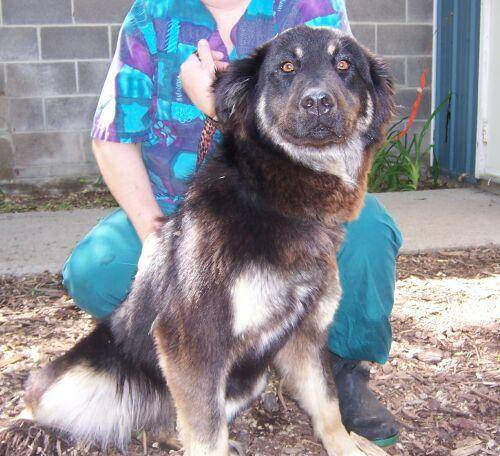
#> input picture dog.jpg, 500 x 456 px
$ python FeatureExtraction.py
#> lines starting #> are read from the running program, lines starting #| are printed output that depends on the picture
import cv2
import numpy as np
import matplotlib.pyplot as plt

img1 = cv2.imread("dog.jpg",0)
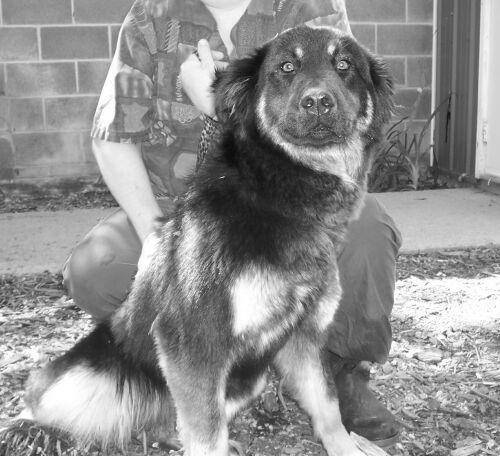
#> img1: shape (456, 500); min 9, max 255, mean 142.7
img2 = cv2.imread("doggi.jpg",0)
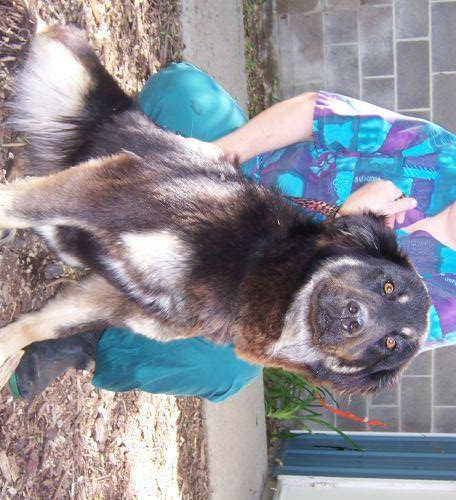
#> input picture doggi.jpg, 456 x 500 px
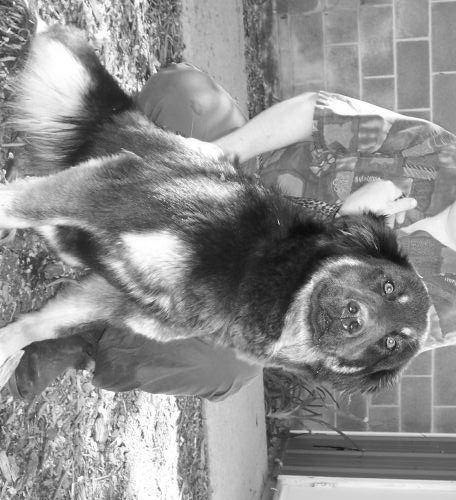
#> img2: shape (500, 456); min 9, max 255, mean 142.7

orb = cv2.ORB_create()

kp1, des1 = orb.detectAndCompute(img1, None)
#> kp1 = 500 keypoints; strongest (x, y, size): (444, 334, 31), (287, 67, 31), (284, 67, 31), (446, 335, 31)
kp2, des2 = orb.detectAndCompute(img2, None)
#> kp2 = 500 keypoints; strongest (x, y, size): (121, 444, 31), (388, 287, 31), (388, 284, 31), (120, 446, 31)

bf = cv2.BFMatcher(cv2.NORM_HAMMING, crossCheck = True)

matches = bf.match(des1, des2)
#> matches = 500 matches
matches = sorted(matches, key = lambda x:x.distance)

img3 = cv2.drawMatches(img1, kp1, img2, kp2, matches[:10], None, flags=2)
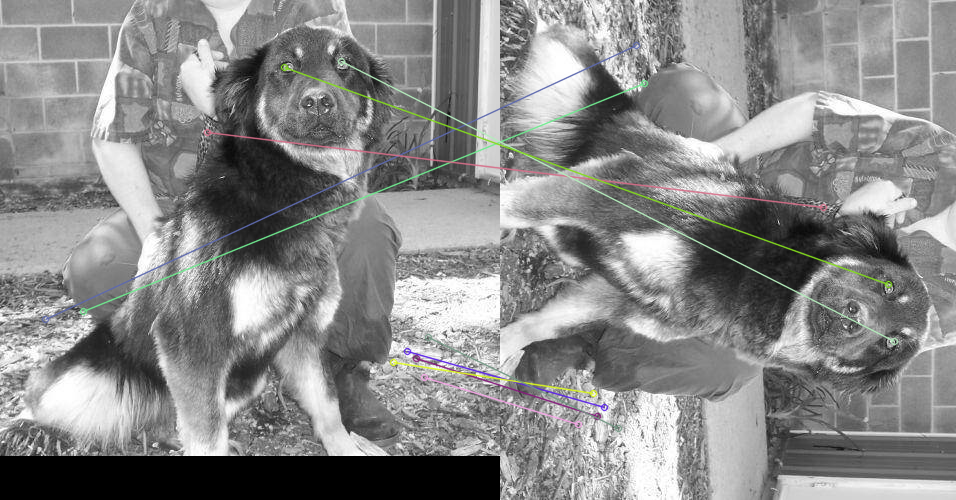
#> img3: shape (500, 956, 3); mean of channels 0, 1, 2 136.2, 136.5, 136.3; drawn as B, G, R
plt.imshow(img3)
plt.show()
